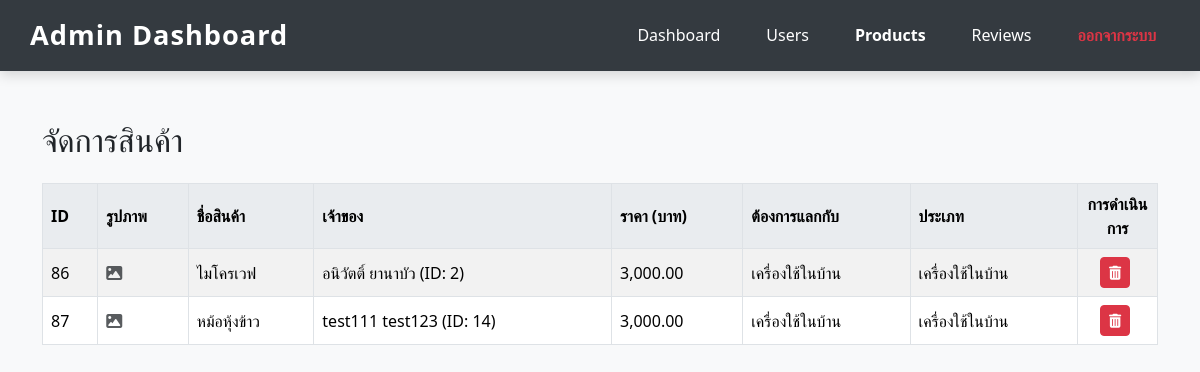
Page /admin_product.php (signed in) on the earlier database version.
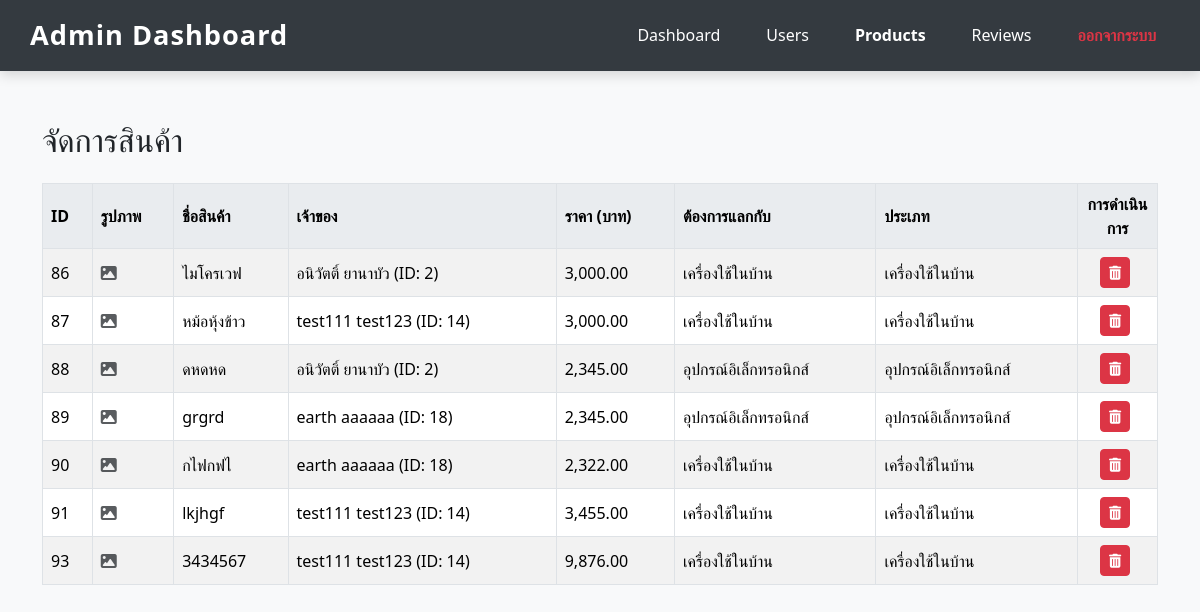
Same page on the later database version.
### tables this page shows
CREATE TABLE `product` (
  `product_Id` int(11) NOT NULL,
  `product_Name` varchar(255) NOT NULL,
  `product_detail` text NOT NULL,
  `Image` varchar(255) NOT NULL,
  `product_price` decimal(8,2) NOT NULL,
  `Product_exchanged` varchar(255) NOT NULL,
  `user_id` int(10) NOT NULL,
  `product_category` varchar(255) NOT NULL,
  `product_status` varchar(255) NOT NULL
);

CREATE TABLE `users` (
  `user_id` int(10) NOT NULL,
  `email` varchar(255) NOT NULL,
  `password` varchar(255) NOT NULL,
  `firstname` varchar(255) NOT NULL,
  `lastname` varchar(255) NOT NULL,
  `gender` varchar(15) NOT NULL,
  `tel` varchar(10) NOT NULL,
  `birth_date` date NOT NULL,
  `address` text NOT NULL,
  `community` varchar(255) NOT NULL,
  `user_type` varchar(15) NOT NULL DEFAULT 'user',
  `profile_image` varchar(255) DEFAULT NULL
);

### admin_product.php (the view, shortened to what this page needs)
<?php
    require "connection.php";
    $sql_products = "SELECT p.product_Id, p.product_Name, p.product_price, p.Product_exchanged,
                           p.product_category, /* p.product_status, */ p.Image, p.user_id,
                           u.firstname AS owner_firstname, u.lastname AS owner_lastname
                    FROM product p
                    JOIN users u ON p.user_id = u.user_id
                    ORDER BY p.product_Id ASC";
    $result_products = mysqli_query($conn, $sql_products);
?>
<!DOCTYPE html>
<html lang="th">
<head>
    <link href="https://cdn.jsdelivr.net/npm/bootstrap@5.3.3/dist/css/bootstrap.min.css" rel="stylesheet">
    <link rel="stylesheet" href="https://cdnjs.cloudflare.com/ajax/libs/font-awesome/6.5.1/css/all.min.css">
</head>
<body>
    <div class="admin-navbar">
        <div class="navbar-brand">Admin Dashboard</div>
        <div class="navbar-nav">
            <a href="adminPage.php" class="nav-link">Dashboard</a>
            <a href="admin_users.php" class="nav-link">Users</a>
            <a href="admin_product.php" class="nav-link active">Products</a>
            <a href="admin_reviews.php" class="nav-link">Reviews</a>
            <a href="logout.php" class="nav-link logout-link">ออกจากระบบ</a>
        </div>
    </div>
    <div class="container">
        <h2 class="mb-4">จัดการสินค้า</h2>
        <div class="table-responsive">
            <table class="table table-striped table-bordered table-hover">
                <thead>
                    <tr>
                        <th>ID</th>
                        <th>รูปภาพ</th>
                        <th>ชื่อสินค้า</th>
                        <th>เจ้าของ</th>
                        <th>ราคา (บาท)</th>
                        <th>ต้องการแลกกับ</th>
                        <th>ประเภท</th>
                        <th class="action-buttons">การดำเนินการ</th>
                    </tr>
                </thead>
                <tbody>
                    <?php
                    if ($result_products && mysqli_num_rows($result_products) > 0) {
                        while ($product = mysqli_fetch_assoc($result_products)) {
                            echo "<tr>";
                            echo "<td>" . $product['product_Id'] . "</td>";
                            echo "<td>";
                            if (!empty($product['Image']) && file_exists("uploads/" . $product['Image'])) {
                                echo '<img src="uploads/' . htmlspecialchars($product['Image']) . '" alt="' . htmlspecialchars($product['product_Name']) . '" class="product-image-thumbnail">';
                            } else {
                                echo '<i class="fas fa-image text-muted" title="ไม่มีรูปภาพ"></i>';
                            }
                            echo "</td>";
                            echo "<td>" . htmlspecialchars($product['product_Name']) . "</td>";
                            echo "<td>" . htmlspecialchars($product['owner_firstname'] . ' ' . $product['owner_lastname']) . " (ID: " . $product['user_id'] . ")</td>";
                            echo "<td>" . htmlspecialchars(number_format($product['product_price'], 2)) . "</td>";
                            echo "<td>" . htmlspecialchars($product['Product_exchanged']) . "</td>";
                            echo "<td>" . htmlspecialchars($product['product_category']) . "</td>";
                            echo "<td class='action-buttons'>";
                            echo '<a href="admin_delete_product.php?product_id=' . $product['product_Id'] . '" class="btn btn-danger btn-sm" title="ลบ" onclick="return confirm(\'คุณแน่ใจหรือไม่ว่าต้องการลบสินค้า ' . htmlspecialchars($product['product_Name']) . '?\');">
                                    <i class="fas fa-trash-alt"></i>
                                  </a>';
                            echo "</td>";
                            echo "</tr>";
                        }
                    } else {
                        echo '<tr><td colspan="8" class="text-center">ไม่พบข้อมูลสินค้า</td></tr>';
                    }
                    ?>
                </tbody>
            </table>
        </div>
    </div>
</body>
</html>

Differences in the rows shown:
added product: product_Id "88", Image "kallus.jpg" (drawn), product_Name "ดหดหด", user.lastname "อนิวัตติ์ ยานาบัว", user "2", product_price "2,345.00", Product_exchanged "อุปกรณ์อิเล็กทรอนิกส์", product_category "อุปกรณ์อิเล็กทรอนิกส์"
added product: product_Id "89", Image "tag.png" (drawn), product_Name "grgrd", user.lastname "earth aaaaaa", user "18", product_price "2,345.00", Product_exchanged "อุปกรณ์อิเล็กทรอนิกส์", product_category "อุปกรณ์อิเล็กทรอนิกส์"
added product: product_Id "90", Image "xamppp.png" (drawn), product_Name "กไฟกฟไ", user.lastname "earth aaaaaa", user "18", product_price "2,322.00", Product_exchanged "เครื่องใช้ในบ้าน", product_category "เครื่องใช้ในบ้าน"
added product: product_Id "91", product_Name "lkjhgf", user.lastname "test111 test123", user "14", product_price "3,455.00", Product_exchanged "เครื่องใช้ในบ้าน", product_category "เครื่องใช้ในบ้าน"
added product: product_Id "93", Image "chair.jpg" (drawn), product_Name "3434567", user.lastname "test111 test123", user "14", product_price "9,876.00", Product_exchanged "เครื่องใช้ในบ้าน", product_category "เครื่องใช้ในบ้าน"
